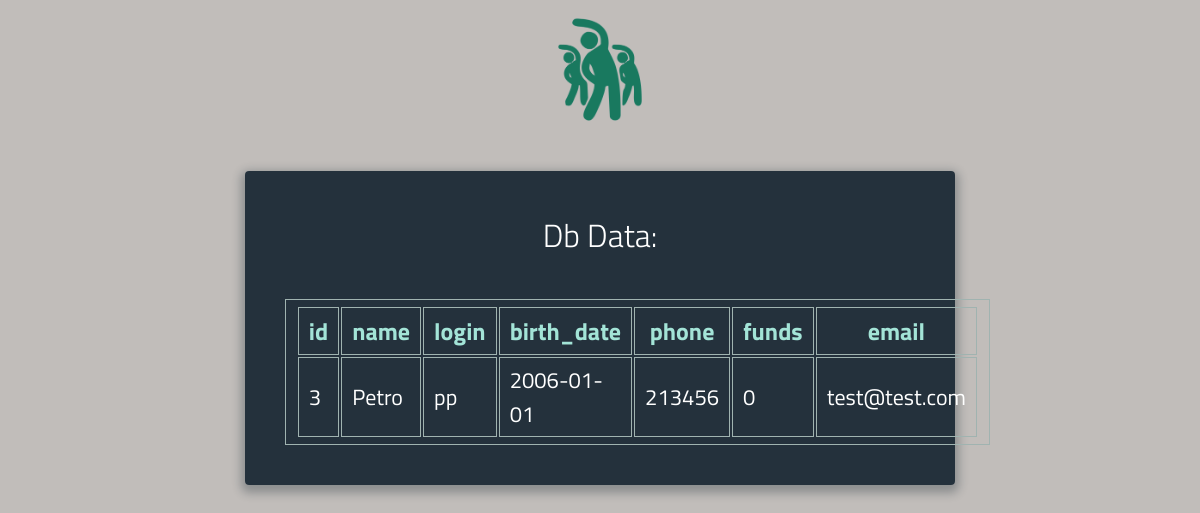
Screenshot of /user (signed in) with the database file from the repository.
### db_model.py (models this page shows)
class User(Base):
    __tablename__ = 'user'
    id = Column(Integer, primary_key=True, unique=True, autoincrement=True)
    name = Column(String(50), nullable=False)
    login = Column(String(50), unique=True, nullable=False)
    password = Column(String(50), nullable=False)
    birth_date = Column(String(50), default='2000-01-01', nullable=False)
    phone = Column(String(50), nullable=False)
    funds = Column(Integer, default=0, nullable=False)
    email = Column(String(100), nullable=False)

### app.py (the view)
@app.route('/user', methods=['GET', 'POST'])
@auth
def user():
    if request.method == 'GET':
        db = Db()
        columns = [c for c in db_model.User.__table__.c if c.name != 'password']
        data = db.session.query(*columns).filter_by(id=session.get('user_id')).first()
        return render_template('db_data_single.html', result=convert_db_query_data(data))
    if request.method == 'POST':
        return 'user edit endpoint'

### app.py (called while the page is built)
def auth(func):
    @wraps(func)
    def wrapper(*args, **kwargs):
        if session.get('user_id') is None:
            return redirect('/login')
        return func(*args, **kwargs)
    return wrapper

def convert_db_query_data(query_data):
    if query_data is None:
        return {}
    elif type(query_data) is list:
        return [el._asdict() for el in query_data]
    return query_data._asdict()

### db_orm.py (called while the page is built)
    def _init_db(self):
        Base.query = self.session.query_property()
        Base.metadata.create_all(bind=self.engine)

### templates/db_data_single.html (shortened to what this page needs)
{% extends "base.html" %}
{% block content %}
<div id="data">
          <h1>Db Data:</h1>
          {% if result %}
          <table>
              <tr>
              {% for key in result.keys() %}
              <th> {{ key }} </th>
              {% endfor %}
              </tr>
              <tr>
              {% for value in result.values() %}
              <td> {{ value }} </td>
              {% endfor %}
              </tr>
         </table>
        {% endif %}
        </div>
{% endblock %}

### rows the page displays
User: name "Petro", login "pp", birth_date "2006-01-01", phone "213456", email "test@test.com"

### other values shown
{{ key }} "id" "name" "login" "birth_date" "phone" "funds" "email"
{{ value }} "3" "0"
